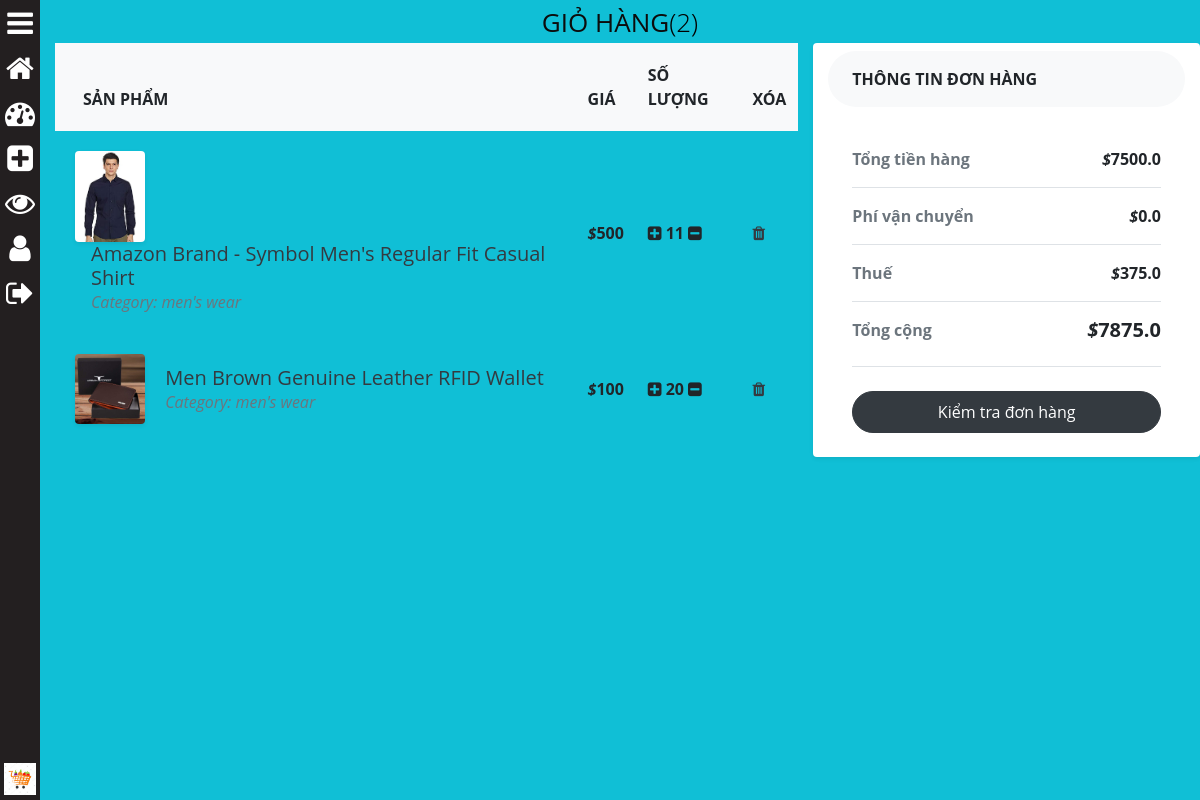
Before: /seller/cart/ (signed in) with the older database file.
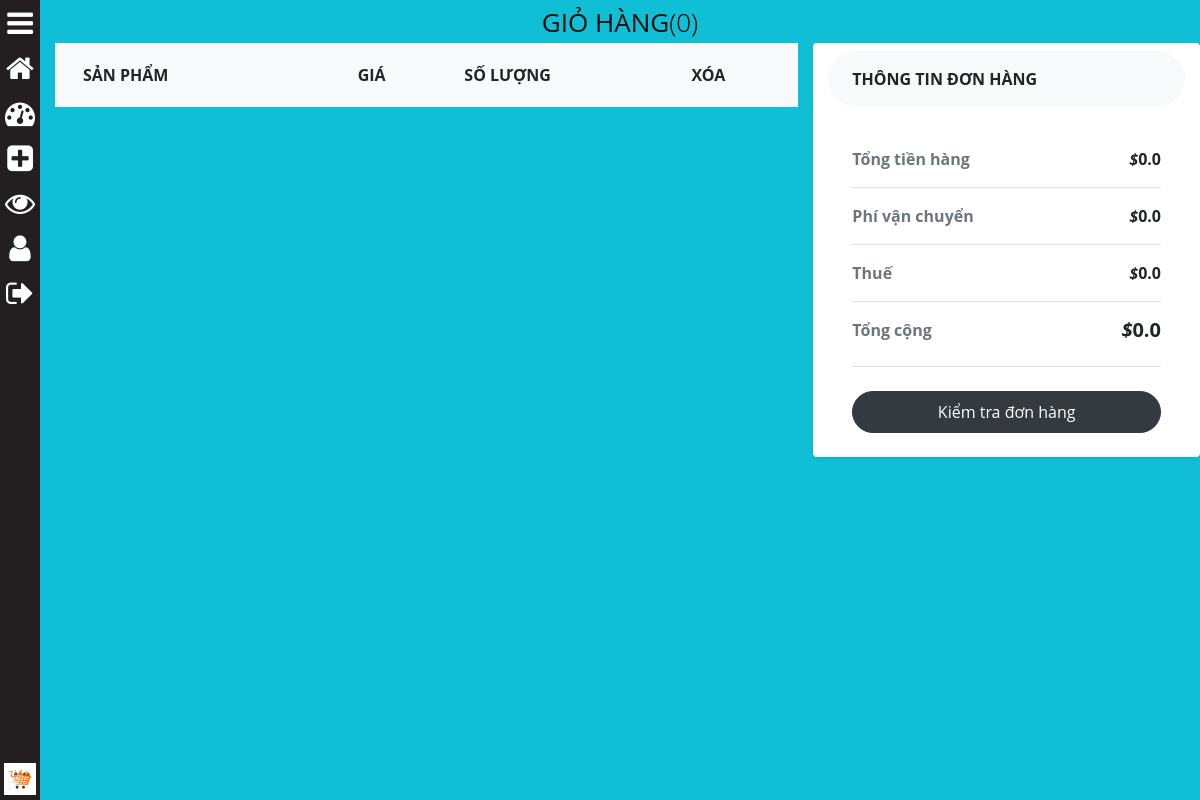
After: the same page with the newer database file.
### saler/models.py (models this page shows, shortened)
class MyCart(models.Model):
	user = models.ForeignKey(User, on_delete=models.CASCADE)
	product_id = models.CharField(max_length=100)
	number = models.PositiveIntegerField(default=0)

class WholeSaleProduct(models.Model):
	SEX_CHOICES = (("Male",'Male'),("Female",'Female'),("All",'All'))
	product_id = models.BigAutoField(primary_key=True)
	product_name = models.CharField(max_length=100)
	category = models.ForeignKey(category, default="", verbose_name="Category", on_delete=models.SET_DEFAULT)
	subcategory = models.CharField(max_length=50, default="")
	price = models.IntegerField(default=0)
	desc = models.TextField()
	size = models.TextField(verbose_name='Size Avialabe(Separated by Comma)')
	color = models.TextField(verbose_name='Enter Color Separated by Comma')
	min_Quantity = models.IntegerField(default=0, null=True)
	pub_date = models.DateField(auto_now=True)
	image1 = models.ImageField(upload_to='products/images', default="",null=True)
	image2 = models.ImageField(upload_to='products/images', default="",null=True,blank=True)
	image3 = models.ImageField(upload_to='products/images', default="",null=True,blank=True)
	image4 = models.ImageField(upload_to='products/images', default="",null=True,blank=True)
	image5 = models.ImageField(upload_to='products/images', default="",null=True,blank=True)

class category(models.Model):
	name = models.CharField(max_length=50, default="")
	sub_Categories  = models.TextField(default="")
	def __str__(self):
		return f'{self.name}'

### saler/views.py (the view)
# urls.py: path('cart/', views.mycart, name="cart"),
@login_required
def mycart(request):
	if request.user.is_superuser or request.user.is_staff:
		allProds = []
		subtotal = 0.0
		delev = 0.0
		cart_prods = [p for p in MyCart.objects.all() if p.user == request.user]
		for p in cart_prods:
			subtotal += p.number * WholeSaleProduct.objects.filter(product_id=p.product_id)[0].price
		tax = subtotal*5/100
		for cprod in cart_prods:
			prod = WholeSaleProduct.objects.filter(product_id=cprod.product_id)[0]
			allProds.append([cprod, prod])
		params = {
					'allProds':allProds,
					'cart_element_no' : len([p for p in MyCart.objects.all() if p.user == request.user]),
					'total':subtotal+tax+delev,
					'subtotal':subtotal,
					'tax':tax,
					'delev':delev,
				}
		return render(request,'saler/cart.html', params)
	else:
		return redirect("/")

### saler/templates/saler/cart.html (shortened to what this page needs)
{% extends 'saler/base.html' %}
{% load static %}
{% block saler_body %}
<div class="container-fluid">
  <h2><b>Giỏ hàng</b>({{cart_element_no}})</h2>
  <div class="row">
    <div class="col-md-8  mt-1" style="overflow-y: scroll; max-height: 100%">
      <div class="table-responsive">
        <table class="table">
          <thead>
            <tr>
              <th scope="col" class="border-0 bg-light">
                <div class="p-2 px-3 text-uppercase">Sản phẩm</div>
              </th>
              <th scope="col" class="border-0 bg-light">
                <div class="py-2 text-uppercase">Giá</div>
              </th>
              <th scope="col" class="border-0 bg-light">
                <div class="py-2 text-uppercase">Số lượng</div>
              </th>
              <th scope="col" class="border-0 bg-light">
                <div class="py-2 text-uppercase">Xóa</div>
              </th>
            </tr>
          </thead>
          <tbody>
            {% for cprod, prod in allProds %}
            <tr>
              <th scope="row" class="border-0">
                <div class="p-2">
                  <img src="{{prod.image1.url}}" alt="" width="70" class="img-fluid rounded shadow-sm">
                  <div class="ml-3 d-inline-block align-middle">
                    <h5 class="mb-0"> <a href="#"
                        class="text-dark d-inline-block align-middle">{{prod.product_name}}</a></h5><span
                      class="text-muted font-weight-normal font-italic d-block">Category: {{prod.category}}</span>
                  </div>
                </div>
              </th>
              <td class="border-0 align-middle"><strong><i>$</i>{{prod.price}}</strong></td>
              <td class="border-0 align-middle"><i class="fa fa-plus-square plus_prod" product_id={{prod.product_id}}
                  aria-hidden="true"></i> <strong>{{cprod.number}}</strong> <i class="fa fa-minus-square minus_prod"
                  aria-hidden="true" product_id={{prod.product_id}}></i></td>
              <td class="border-0 align-middle"><a href="#" class="text-dark delete" id="{{prod.product_id}}"><i
                    class="fa fa-trash"></i></a></td>
            </tr>
            {% endfor %}
          </tbody>
        </table>
      </div>
    </div>
    <div class="col-lg-4 bg-white rounded shadow-sm mt-1" style="height: 100%">
      <div class="bg-light rounded-pill px-4 py-3 text-uppercase font-weight-bold mt-2">Thông tin đơn hàng</div>
      <div class="p-4">
        <ul class="list-unstyled mb-4">
          <li class="d-flex justify-content-between py-3 border-bottom"><strong class="text-muted">Tổng tiền hàng
            </strong><strong id="subtotal"><i>$</i>{{subtotal}}</strong></li>
          <li class="d-flex justify-content-between py-3 border-bottom"><strong class="text-muted">Phí vận chuyển</strong><strong id="delev"><i>$</i>{{delev}}</strong></li>
          <li class="d-flex justify-content-between py-3 border-bottom"><strong class="text-muted">Thuế</strong><strong
              id="tax"><i>$</i>{{tax}}</strong></li>
          <li class="d-flex justify-content-between py-3 border-bottom"><strong class="text-muted">Tổng cộng</strong>
            <h5 class="font-weight-bold" id="total"><i>$</i>{{total}}</h5>
          </li>
        </ul><a href="{% url 'checkout' %}" class="btn btn-dark rounded-pill py-2 btn-block">Kiểm tra đơn hàng</a>
      </div>
    </div>
  </div>
</div>
{% endblock saler_body %}

### saler/templates/saler/base.html (shortened to what this page needs)
{% load static %}
<!DOCTYPE html>
<html>
<head style="font-family: economicaregular;">
	<link href="{% static 'main/css/bootstrap.min.css' %}" rel="stylesheet">
	<link href="{% static 'saler/font-awesome/css/font-awesome.min.css' %}" rel="stylesheet">
	<link href="{% static 'saler/css/style.css' %}" rel="stylesheet">
</head>
<body style="background: rgb(16,191,214); font-family: 'Open Sans', sans-serif;">
	<div class="side_nav" id="nav" style="z-index: 99;">
		<a onclick="menuDisp()" onmouseenter="document.getElementById('wallet').style.left = '-400px';"
			data-toggle="tooltip" data-placement="top" title="Menu"><i class="fa fa-bars a" aria-hidden="true"></i>
		</a>
		<a onmouseenter="document.getElementById('wallet').style.left = '-400px';" href="{% url 'saler_home' %}"
			data-toggle="tooltip" data-placement="top" title="Home"><i class="fa fa-home" aria-hidden="true"></i>
		</a>
		<a onmouseenter="document.getElementById('wallet').style.left = '-400px';" href="{% url 'dashboard' %}"
			data-toggle="tooltip" data-placement="top" title="Đơn hàng"><i class="fa fa-tachometer"
				aria-hidden="true" ></i>
		</a>
		<a onmouseenter="document.getElementById('wallet').style.left = '-400px';" href="{% url 'add_product' %}"
			data-toggle="tooltip" data-placement="top" title="Thêm sản phẩm" ><i class="fa fa-plus-square"
				aria-hidden="true"></i></a>
		<a onmouseenter="document.getElementById('wallet').style.left = '-400px';" href="{% url 'view_products' %}"
			data-toggle="tooltip" data-placement="top" title="Danh sách sản phẩm"><i class="fa fa-eye"
				aria-hidden="true"></i></a>
		<a href="##" data-container="body" data-toggle="popover" data-placement="right" data-trigger="focus"
					data-html="true"
					data-content="<a href='{% url 'saler_account_settings' %}'>Quản lý tài khoản</a>" onmouseenter="document.getElementById('wallet').style.left = '-400px';" data-toggle="tooltip"
			 title="Hồ sơ cá nhân"><i class="fa fa-user a" aria-hidden="true"></i></a>
		<a onmouseenter="document.getElementById('wallet').style.left = '-400px';" href="{% url 'logout' %}"
			data-toggle="tooltip" data-placement="top" title="Logout"><i class="fa fa-sign-out"
				aria-hidden="true"></i></a>
		<div style="bottom: 0; position: absolute;"><a
				onmouseenter="document.getElementById('wallet').style.left = '40px';" data-toggle="tooltip"
				data-placement="top" title="Shopping"><img src="{% static 'main/images/favicon.png' %}"
					style="width: 80%" class="mb-1"></a>
		</div>
	</div>
	<main id="main">
		{% block saler_body %}
		{% endblock saler_body %}
	</main>
</body>
</html>

### saler/static/saler/css/style.css (style rules this page uses)
.side_nav { transition: all 300ms linear; width: 40px; height: 100%; position: fixed; left: 0; text-align: center; background-color: #231f20; z-index: 99; }
.side_nav a { font-size: 30px; color: #fff; }
.a { color: #fff; }
#main { transition: all 300ms linear; margin-left: 40px; }

### saler/templates/saler/cart.html (style rules this page uses)
h2 { color: #000; font-size: 26px; font-weight: 300; text-align: center; text-transform: uppercase; position: relative; top: 7px; }
h2 b { color: #0c0c0c; }
h2::after { content: ""; width: 100px; position: absolute; margin: 0 auto; height: 4px; border-radius: 1px; left: 0; right: 0; bottom: -5px; }

### saler/templates/saler/base.html (style rules this page uses)
.side_nav a { font-size: 30px; color: #fff; }
.a { color: #fff; }

Changed rows visible on the page:
removed MyCart: image1 (picture), product_name "Amazon Brand - Symbol Men's Regular Fit Casual Shirt", category "men's wear", price "500", number "11"
removed MyCart: image1 (picture), product_name "Men Brown Genuine Leather RFID Wallet", category "men's wear", price "100", number "20"
Other visible differences:
{{ cart_element_no }}: "2" → "0"
{{ subtotal }}: "7500.0" → "0.0"
{{ tax }}: "375.0" → "0.0"
{{ total }}: "7875.0" → "0.0"
